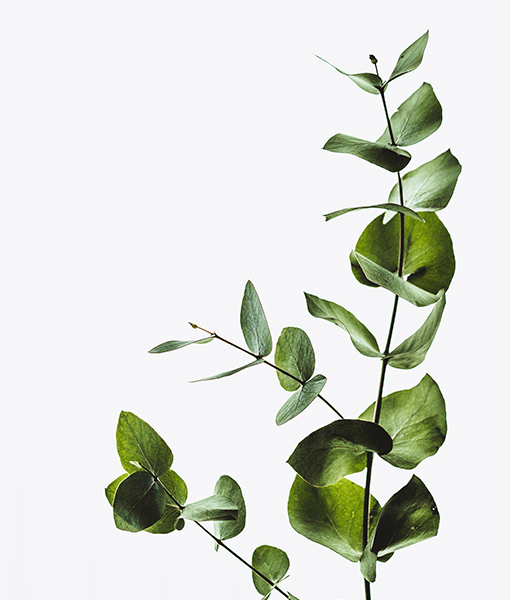
//> input picture CPU/test.png, 510 x 600 px
$ ./Image_ED   (built with g++ and OpenCV 4)
//> lines starting //> are read from the running program, lines starting //| are printed output that depends on the picture
//> further down, original is the input picture: 600 rows x 510 cols, CV_8UC3; mean B, G, R 214.4, 222.3, 219
#include<iostream>
#include<opencv2/opencv.hpp>
#include<opencv2/imgproc/imgproc.hpp>
#include<bits/stdc++.h>

using namespace std;
using namespace cv;

// Note : All cout statements are purely for debugging purpose


int compare(Mat in, Mat out)
{
	// imput two image matrices in and out
	// comparing every pixel for checking that images are same or not
	int i,j;
	for(i=0;i<in.rows;i++)
	{
		for(j=0;j<in.cols;j++)
		{
			if(int(in.at<Vec3b>(i,j)[0])!=int(out.at<Vec3b>(i,j)[0]) &&
			int(in.at<Vec3b>(i,j)[1])!=int(out.at<Vec3b>(i,j)[1]) &&
			int(in.at<Vec3b>(i,j)[2])!=int(out.at<Vec3b>(i,j)[2]))
				break;
		}
	}
	// return 1 if images are same else return 0
	if(i==in.rows && j==in.cols)
		return 1;
	else
		return 0;
}

Mat Resize(Mat in,int size)
{
//> called with size = 500
	// input a image matrice
	// resizing the image based min(width, height)
	cout<<"Input image dimensions "<<in.rows<<" "<<in.cols<<endl;
//| Input image dimensions 600 510
	Mat out;
	int m;
	if(in.rows>in.cols)
		m = in.cols;
//> m = 510
	else
		m = in.rows;
	resize(in,out,Size(size,size),0,0,INTER_LINEAR);
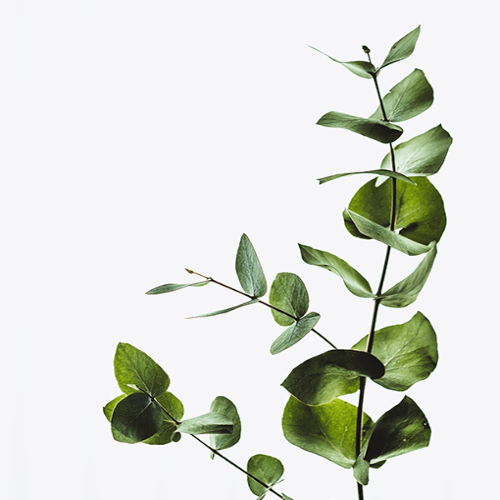
//> out: 500 rows x 500 cols, CV_8UC3; mean B, G, R 214.4, 222.3, 219
	cout<<"Resized image dimensions "<<out.rows<<" "<<out.cols<<endl;
//| Resized image dimensions 500 500
	// return resized image
	return out;
}

Mat encrypt(Mat in,int iterations,int p,int q,int key)
{
//> called with iterations = 30, p = 2, q = 5, key = 13
	// function for encryption
	// input input image, number of iterations, key values used for arnold cat map, key value for encryption
	// return encrypted image
	Mat out;
	out = in.clone();
	//cout<<compare(in,imread("test1/Resized.png"))<<endl;
	int i,j,newx,newy,n=in.rows;
//> n = 500
	while(iterations--)
	{
		//cout<<iterations<<" start"<<endl;
		for(i=0;i<n;i++)
		{
			for(j=0;j<n;j++)
			{
				// calculating new indices
				newx = (i + p*j)%n;
				newy = (i*q + (1+p*q)*j)%n;
				//out.at<Vec3b>(newx,n-newy-1) = in.at<Vec3b>(i,n-j-1);
				// performing arnold cat map
				out.at<Vec3b>(newx,n-newy-1)[0] = int(in.at<Vec3b>(i,n-j-1)[0]);
				out.at<Vec3b>(newx,n-newy-1)[1] = int(in.at<Vec3b>(i,n-j-1)[1]);
				out.at<Vec3b>(newx,n-newy-1)[2] = int(in.at<Vec3b>(i,n-j-1)[2]);
			}
		}
//> this loop made 500 passes
//> (newx, newy) on passes 1 to 3: (498, 489), (499, 494), (0, 499)
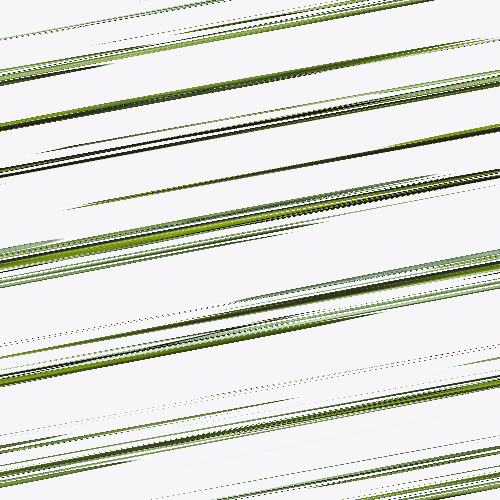
//> out: 500 rows x 500 cols, CV_8UC3; mean B, G, R 214.4, 222.3, 219
//> after the loop, newx = 497; newy = 484
		//cout<<iterations<<" end"<<endl;
		//cout<<"Comparing Images "<<compare(out,in)<<endl;
		string s = "test1/e"+to_string(iterations)+".png";
		imwrite(s,out);
		in.release();
		//out.release();
		in = imread(s);
	}
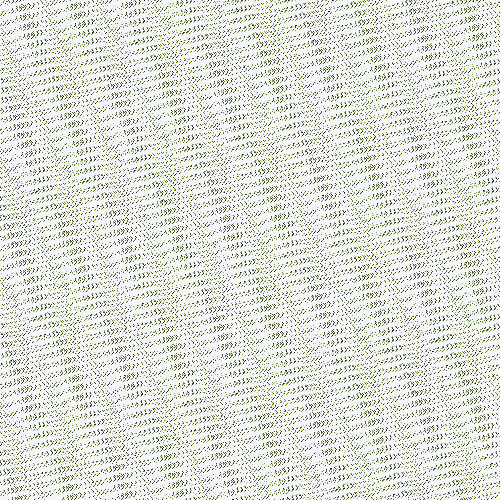
//> in: 500 rows x 500 cols, CV_8UC3; mean B, G, R 214.4, 222.3, 219
	for(i=0;i<n;i++)
	{
		for(j=0;j<n;j++)
		{
			out.at<Vec3b>(i,j)[0] = int(out.at<Vec3b>(i,j)[0])^key;
			out.at<Vec3b>(i,j)[0] = int(out.at<Vec3b>(i,j)[0])^key;
			out.at<Vec3b>(i,j)[0] = int(out.at<Vec3b>(i,j)[0])^key;
		}
	}
	return out;
}


Mat decrypt(Mat in, Mat origin,int p,int q,int key)
{
//> called with p = 2, q = 5, key = 13
	// function for decryption
	// input encrypted images, keys for arnold map. key used for encryption
	// return decrypted image
	int i,j,x,y,newx,newy,n=in.rows;
//> n = 500
	for(i=0;i<n;i++)
	{
		for(j=0;j<n;j++)
		{
			in.at<Vec3b>(i,j)[0] = int(in.at<Vec3b>(i,j)[0])^key;
			in.at<Vec3b>(i,j)[0] = int(in.at<Vec3b>(i,j)[0])^key;
			in.at<Vec3b>(i,j)[0] = int(in.at<Vec3b>(i,j)[0])^key;
		}
	}
	Mat out;
	out = in.clone();
	//cout<<"Comparing encrypted and origin "<<compare(in,origin)<<endl;
	//print_data(out);
	int count = 0;
	while(!compare(out,imread("test1/Resized.png")))
	{
		//cout<<"Iteration "<<++count<<endl;
		for(i=0;i<n;i++)
		{
			for(j=0;j<n;j++)
			{
				// calculating new indices
				newx = (i + p*j)%in.rows;
				newy = (i*q + (1+p*q)*j)%in.cols;
				//out.at<Vec3b>(newx,n-newy-1) = in.at<Vec3b>(i,n-j-1);
				out.at<Vec3b>(newx,n-newy-1)[0] = int(in.at<Vec3b>(i,n-j-1)[0]);
				out.at<Vec3b>(newx,n-newy-1)[1] = int(in.at<Vec3b>(i,n-j-1)[1]);
				out.at<Vec3b>(newx,n-newy-1)[2] = int(in.at<Vec3b>(i,n-j-1)[2]);
				//cout<<out.at<double>(newy,newx)<<endl;
			}

		}
		//cout<<compare(out,imread("test1/Resized.png"))<<endl;
		string s = "test1/d"+to_string(count)+".png";
		imwrite(s,out);
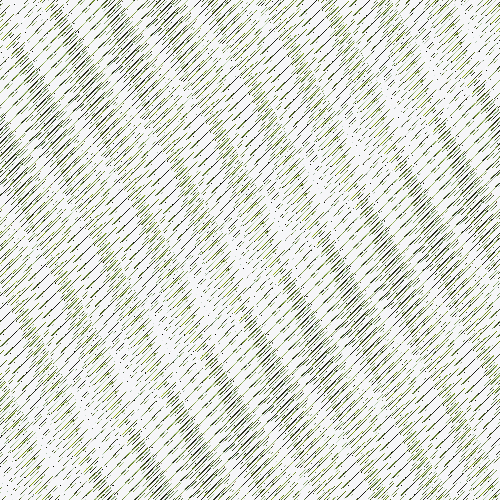
//> saved as d0.png: 500 rows x 500 cols, CV_8UC3; mean B, G, R 214.4, 222.3, 219
		in.release();
		//out.release();
		in = imread(s);
		//out = in.clone();
	}
	return out;
}

// [59 lines left out: functions print_data, test_acm, not called in this run]

int main()
{
	int N=500,test_cases=0,total_time_encryption=0, total_time_decryption=0;
	for(;test_cases<=10;test_cases++)
	{
	cout<<"For N = "<<N<<endl;
	// p,q = keys used for arnold cat map
	// k = key used for encryption
	int p=2,q=5,k=13,iter=30;
	// variables for measuring time
	clock_t start,stop;

	// reading input image
	Mat original = imread("test.png");
	Mat original_resized,original_resized_gray,encrypted,decrypted;

	// resizing the image
	cout<<"Resizing Image"<<endl;
	original_resized = Resize(original,N);
	//cvtColor(original_resized,original_resized_gray,CV_BGR2GRAY);
	imwrite("test1/Resized.png",original_resized);
	//imwrite("Resized_gray.png",original_resized_gray);
	cout<<"Resizing Image Done"<<endl;

	//print_data(original_resized);
	//test_acm();

	// starting encryption
	cout<<"Encryption Start"<<endl;
	start = clock();
	encrypted = encrypt(original_resized,iter,p,q,k);
	stop = clock();
	imwrite("test1/Encrypted.png",encrypted);
	cout<<"Encryption Done"<<endl;
	cout<<"Time take for Encryption in CPU is: "<<(double)(stop-start)/(CLOCKS_PER_SEC)*1e3<<" milliseconds"<<endl;
	total_time_encryption += (double)(stop-start)/(CLOCKS_PER_SEC)*1e3;
	// starting decryption
	cout<<"Decryption Start"<<endl;
	start = clock();
	decrypted = decrypt(encrypted,original_resized,p,q,k);
	stop = clock();
	imwrite("test1/Decrypted.png",decrypted);
	cout<<"Decryption Done"<<endl;
	cout<<"Time take for Decryption in CPU is: "<<(double)(stop-start)/(CLOCKS_PER_SEC)*1e3<<" milliseconds"<<endl;
	total_time_decryption += (double)(stop-start)/(CLOCKS_PER_SEC)*1e3;
	N+=50;
	}
	cout<<"Test Cases "<<test_cases<<endl;
	cout<<"Average Time for Encryption "<<(double)total_time_encryption/test_cases<<endl;
	cout<<"Average Time for Decryption "<<(double)total_time_decryption/test_cases<<endl;
	return 0;
}
